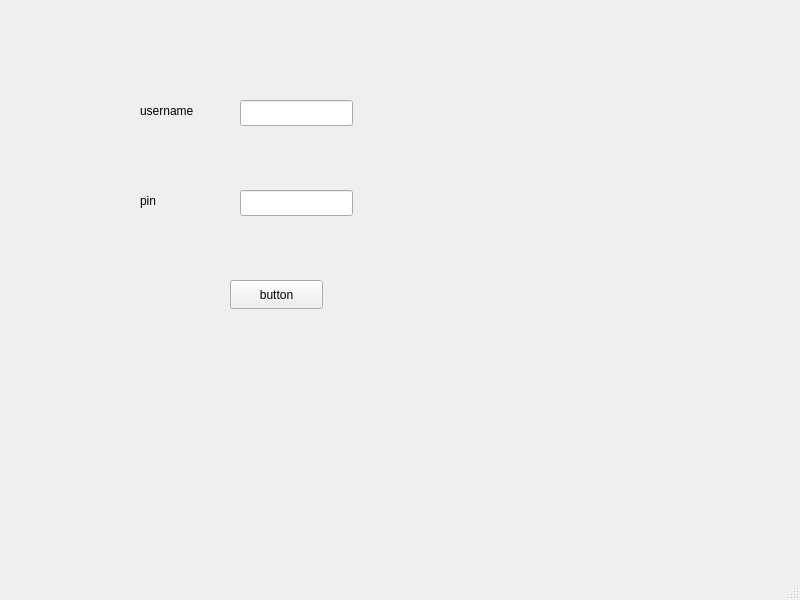
<?xml version="1.0" encoding="UTF-8"?>
<ui version="4.0">
 <class>riderregister</class>
 <widget class="QMainWindow" name="riderregister">
  <property name="geometry">
   <rect>
    <x>0</x>
    <y>0</y>
    <width>800</width>
    <height>600</height>
   </rect>
  </property>
  <property name="windowTitle">
   <string>MainWindow</string>
  </property>
  <widget class="QWidget" name="centralwidget">
   <widget class="QLabel" name="label">
    <property name="geometry">
     <rect>
      <x>140</x>
      <y>90</y>
      <width>91</width>
      <height>41</height>
     </rect>
    </property>
    <property name="text">
     <string>username</string>
    </property>
   </widget>
   <widget class="QLineEdit" name="lineEdit_Phonenumber">
    <property name="geometry">
     <rect>
      <x>240</x>
      <y>100</y>
      <width>113</width>
      <height>26</height>
     </rect>
    </property>
   </widget>
   <widget class="QLabel" name="label_2">
    <property name="geometry">
     <rect>
      <x>140</x>
      <y>180</y>
      <width>71</width>
      <height>41</height>
     </rect>
    </property>
    <property name="text">
     <string>pin</string>
    </property>
   </widget>
   <widget class="QLineEdit" name="lineEdit_Pin">
    <property name="geometry">
     <rect>
      <x>240</x>
      <y>190</y>
      <width>113</width>
      <height>26</height>
     </rect>
    </property>
   </widget>
   <widget class="QPushButton" name="pushButton">
    <property name="geometry">
     <rect>
      <x>230</x>
      <y>280</y>
      <width>93</width>
      <height>29</height>
     </rect>
    </property>
    <property name="text">
     <string>button</string>
    </property>
   </widget>
  </widget>
  <widget class="QMenuBar" name="menubar">
   <property name="geometry">
    <rect>
     <x>0</x>
     <y>0</y>
     <width>800</width>
     <height>26</height>
    </rect>
   </property>
  </widget>
  <widget class="QStatusBar" name="statusbar"/>
 </widget>
 <resources/>
 <connections/>
</ui>
